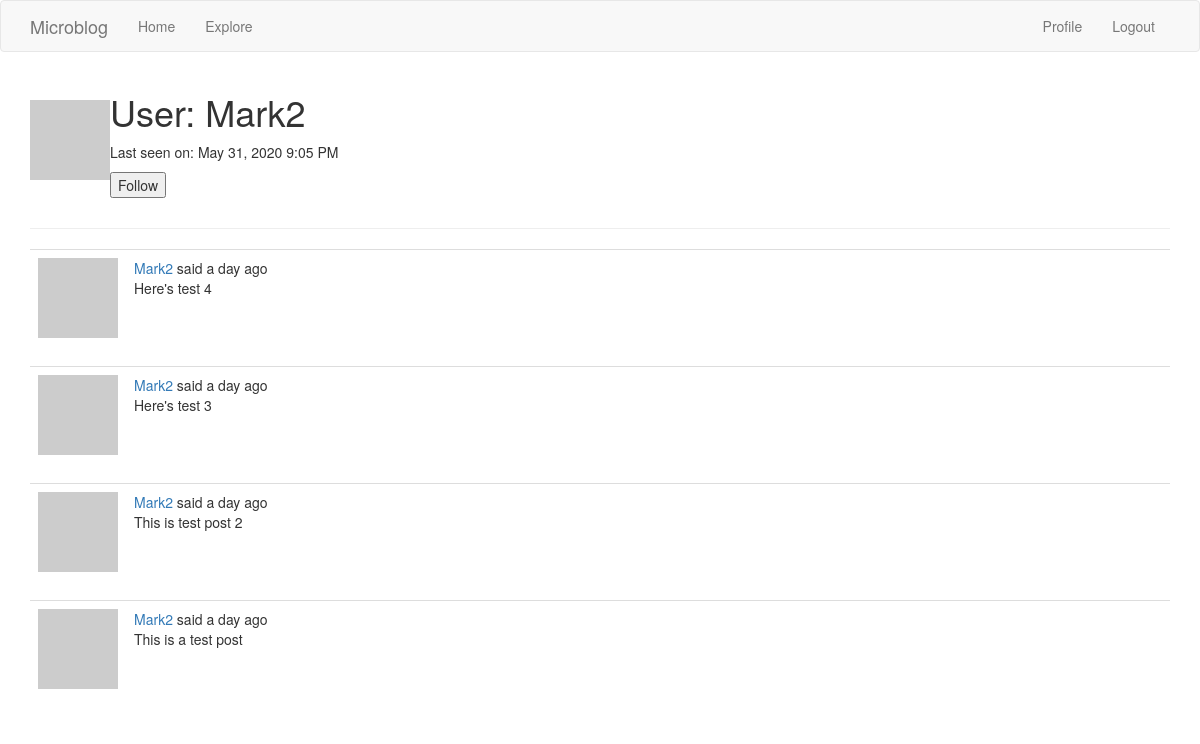
Page /user/Mark2 (signed in) on the committed database.
### app/models.py (models this page shows, shortened)
class User(UserMixin, db.Model):
    id = db.Column(db.Integer, primary_key=True)
    username = db.Column(db.String(64), index=True, unique=True)
    email = db.Column(db.String(120), index=True, unique=True)
    password_hash = db.Column(db.String(128))
    posts = db.relationship('Post', backref='author', lazy='dynamic')
    about_me = db.Column(db.String(140))
    last_seen = db.Column(db.DateTime, default=datetime.utcnow)
    followed = db.relationship(
        'User', secondary=followers,
        primaryjoin=(followers.c.follower_id == id),
        secondaryjoin=(followers.c.followed_id == id),
        backref=db.backref('followers', lazy='dynamic'), lazy='dynamic')
    def avatar(self, size):
        digest = md5(self.email.lower().encode('utf-8')).hexdigest()
        return 'https://www.gravatar.com/avatar/{}?d=identicon&s={}'.format(digest, size)
    def is_following(self, user):
        return self.followed.filter(followers.c.followed_id == user.id).count() > 0

class Post(db.Model):
    id = db.Column(db.Integer, primary_key=True)
    body = db.Column(db.String(140))
    timestamp = db.Column(db.DateTime, index=True, default=datetime.utcnow)
    user_id = db.Column(db.Integer, db.ForeignKey('user.id'))

### app/routes.py (the view)
@app.route('/user/<username>')
@login_required
def user(username):
    user = User.query.filter_by(username=username).first_or_404()
    page = request.args.get('page', 1, type=int)
    posts = user.posts.order_by(Post.timestamp.desc()).paginate(
        page, app.config['POSTS_PER_PAGE'], False)
    next_url = url_for('user', username=user.username, page=posts.next_num) \
        if posts.has_next else None
    prev_url = url_for('user', username=user.username, page=posts.prev_num) \
        if posts.has_prev else None
    form = EmptyForm()
    return render_template('user.html', user=user, posts=posts.items,
                           next_url=next_url, prev_url=prev_url, form=form)

### app/forms.py
class EmptyForm(FlaskForm):
    submit = SubmitField('Submit')

### app/models.py (called while the page is built)
@login.user_loader
def load_user(id):
    return User.query.get(int(id))

### app/routes.py (called while the page is built)
@app.before_request
def before_request():
    if current_user.is_authenticated:
        current_user.last_seen = datetime.utcnow()
        db.session.commit()

### app/templates/user.html (shortened to what this page needs)
{% extends "base.html" %}
{% block app_content %}
    <table>
        <tr valign=""top">
            <td><img src="{{ user.avatar(128) }}"</td>
             <td>
                 <h1>User: {{ user.username }}</h1>
                {% if user.last_seen %}
                <p>Last seen on: {{ moment(user.last_seen).format('LLL') }}</p>
                {% endif %}
                 {% if user == current_user %}
                 <p><a href="{{ url_for('edit_profile') }}">Edit your profile</a></p>
                 {% elif not current_user.is_following(user) %}
        <p>
            <form action="{{ url_for('follow', username=user.username) }}" method="post">
                {{ form.submit(value='Follow') }}
            </form>
        </p>
        {% endif %}
             </td>
        </tr>
    </table>
    <hr>
    {% for post in posts %}
        {% include '_post.html' %}
    {% endfor %}
{% endblock %}

### app/templates/_post.html
<table class="table table-hover">
        <tr>
            <td width="70px">
                <a href="{{ url_for('user', username=post.author.username) }}">
                    <img src="{{ post.author.avatar(70) }}" />
                </a>
            </td>
            <td>
                <a href="{{ url_for('user', username=post.author.username) }}">
                    {{ post.author.username }}
                </a>
                said {{ moment(post.timestamp).fromNow() }}
                <br>
                {{ post.body }}
            </td>
        </tr>
    </table>

### rows in the picture
User: username "Mark2", last_seen "May 31, 2020 9:05 PM"
Post: author.username "Mark2", timestamp "a day ago", body "Here's test 4"
Post: author.username "Mark2", timestamp "a day ago", body "Here's test 3"
Post: author.username "Mark2", timestamp "a day ago", body "This is test post 2"
Post: author.username "Mark2", timestamp "a day ago", body "This is a test post"
